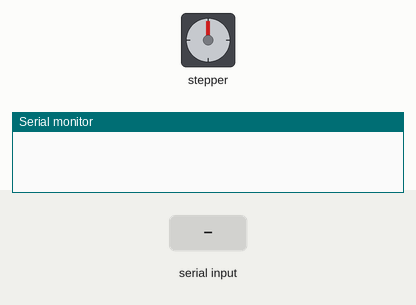
Simulated run of this sketch. Board: Arduino Uno, built with avr-gcc and run on an emulated ATmega328P. On the bench: stepper motor, the last lines printed to the serial monitor. The inputs (shaded band) are chosen by the test bench. Stepper angles assume 200 steps per turn.

Above: at 1.2 s.
1.3 s: "90,45\n" received over Serial
At 4.2 s:
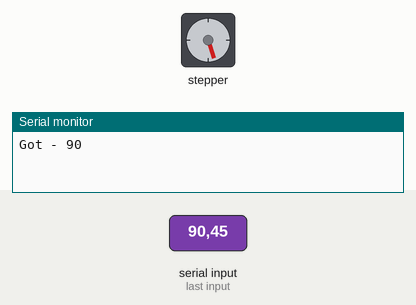
4.3 s: "30,150\n" received over Serial
At 7.0 s:
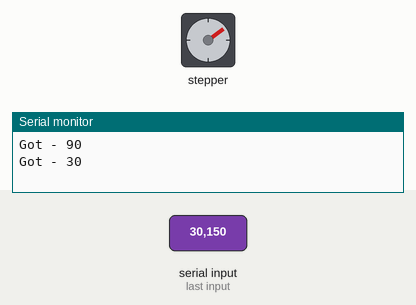
7.3 s: "200\n" received over Serial
At 8.86 s:
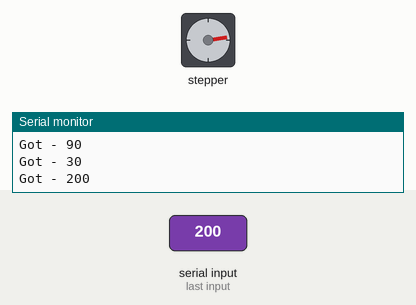
10.3 s: "5\n" received over Serial
Timing chart, 0 to 14.3 s (numbered marks = the images above; inputs shaded):
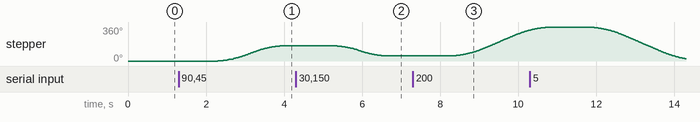

The sketch:

main.ino
```cpp
#include <AccelStepper.h>

AccelStepper stepper(1, 3, 5);

void setup() {
  Serial.begin(9600);
  stepper.setMaxSpeed(100);
  stepper.setAcceleration(100);
  stepper.setCurrentPosition(0);
}

void loop() {
  if (Serial.available()) {
    int val = Serial.readString().toInt();
    Serial.print("Got - ");
    Serial.println(val);

    stepper.moveTo(val);
    stepper.runToPosition();
  }
}
```

Measured:
- after the input at 1.3 s, stepper: keeps turning clockwise at about 99°/s, starting after 1.0 s
- after the input at 4.3 s, stepper: turns 108° counter-clockwise in 1.3 s, starting after 1.0 s
- after the input at 7.3 s, stepper: keeps turning clockwise at about 138°/s, starting after 1.0 s
